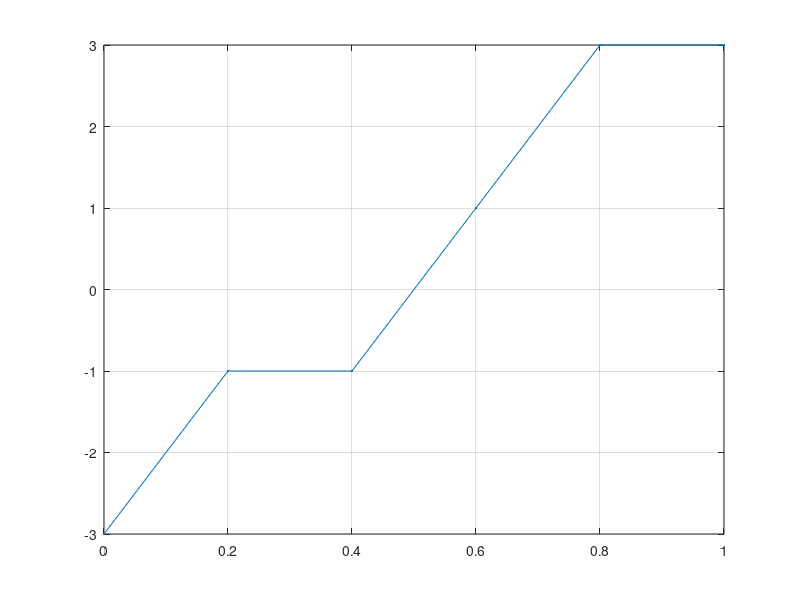

The MATLAB source for this figure:
t=0:0.2:1;
s=t;
n=length(s);
for i=1:1:n
    if i<=n/4
        s(i)=-3;
    end
    if i>n/4
        if i<=n/2
            s(i)=-1;
        end
    end
    if i>n/2
        if i<=3*n/4
            s(i)=1;
        end
    end
    if i>3*n/4
        s(i)=3;
    end
end
plot(t,s,'.-'),grid